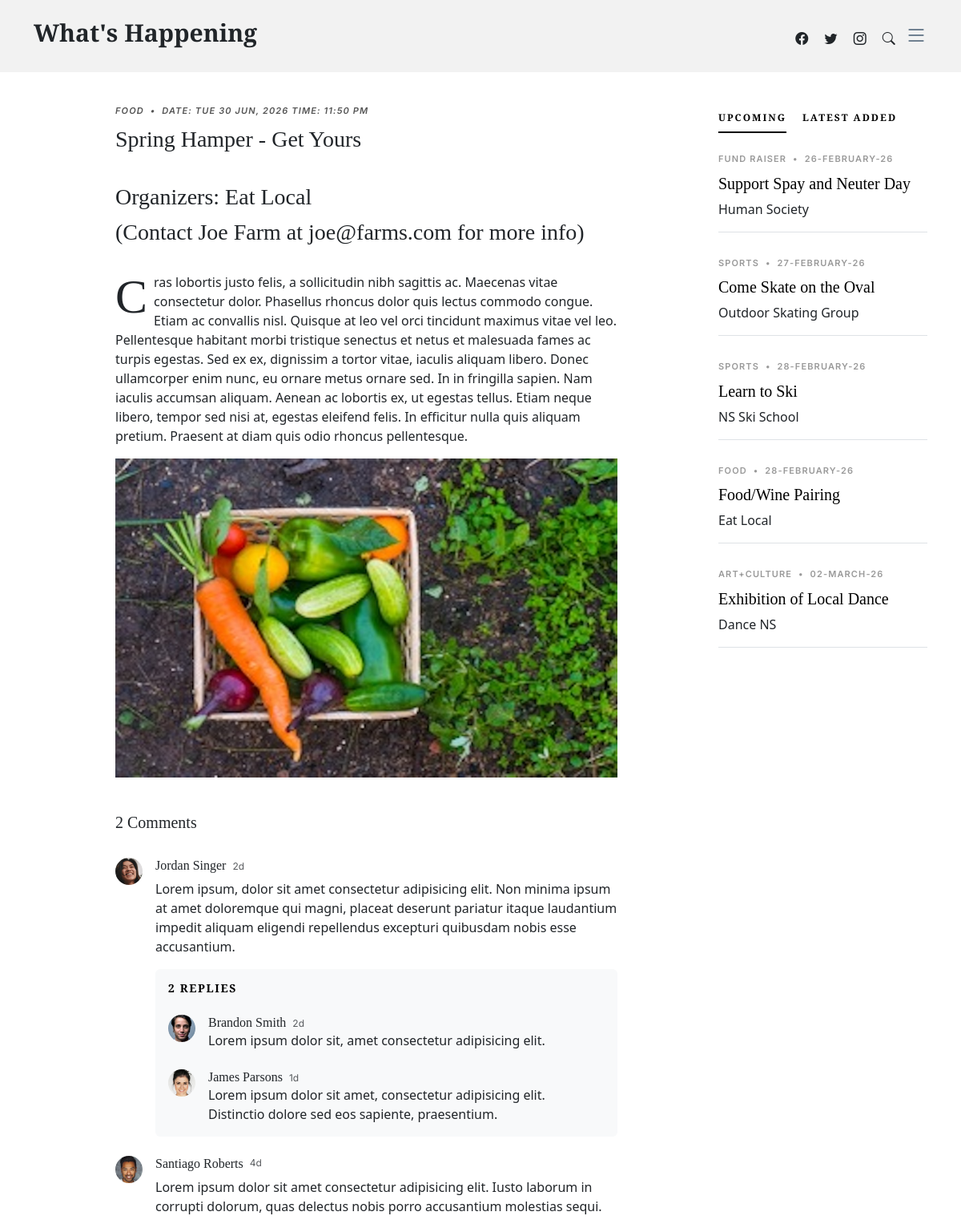
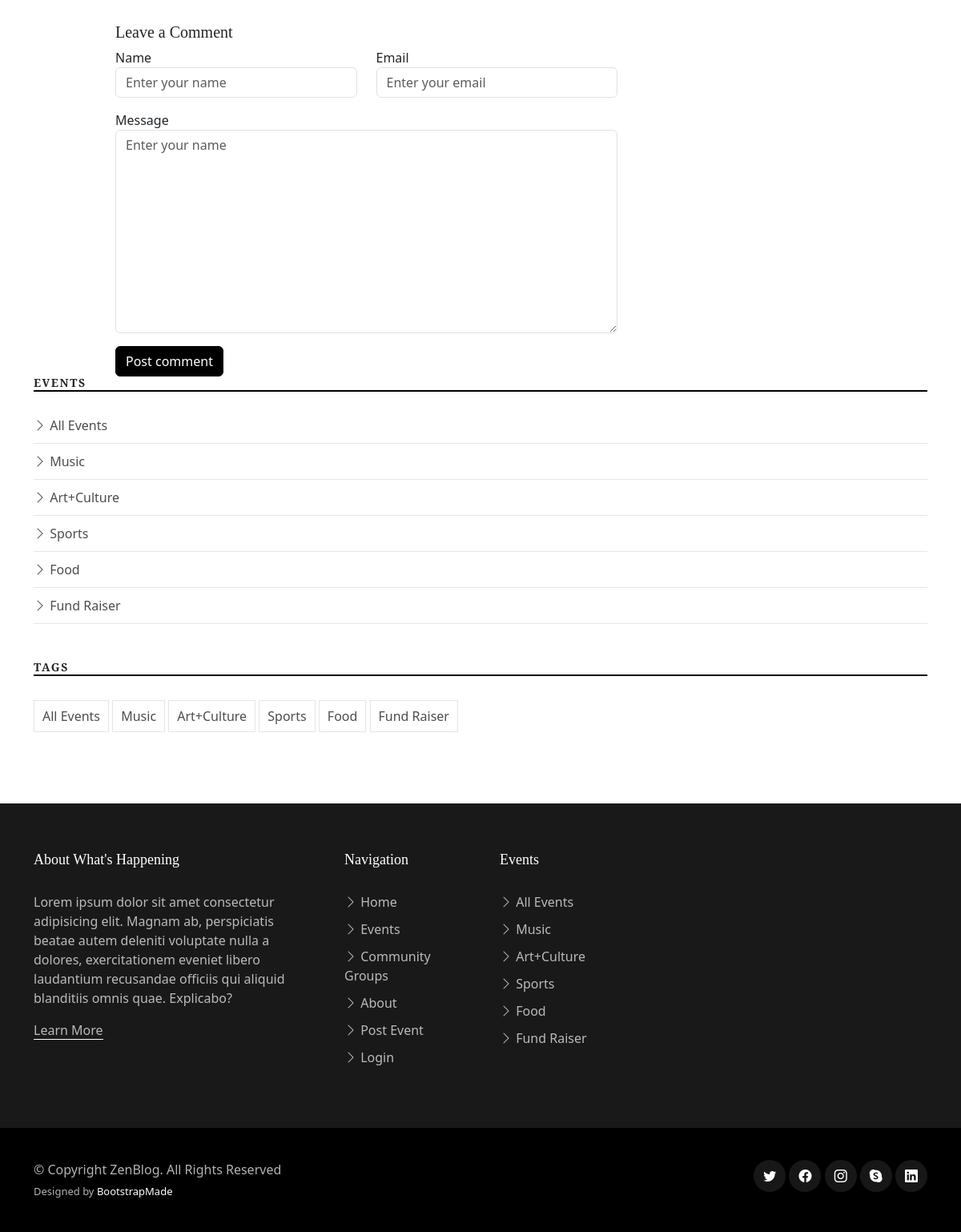
Screenshot of /single-post.php?event_id=10 (signed in) with the database file from the repository (2 pictures, top to bottom).
### tables this page shows
CREATE TABLE `events` (
  `EventID` int NOT NULL,
  `EventTypeID` int NOT NULL,
  `GroupID` int NOT NULL,
  `EventDate` timestamp NOT NULL DEFAULT CURRENT_TIMESTAMP,
  `SubmitDate` timestamp NOT NULL DEFAULT CURRENT_TIMESTAMP,
  `EventTitle` varchar(100) NOT NULL,
  `EventImage` varchar(50) NOT NULL,
  `EventDesc` text NOT NULL
);

CREATE TABLE `eventtypes` (
  `EventTypeID` int NOT NULL,
  `TypeName` varchar(100) NOT NULL
);

CREATE TABLE `groups` (
  `GroupID` int NOT NULL,
  `GroupName` varchar(100) NOT NULL,
  `GroupImage` varchar(50) NOT NULL,
  `GroupType` varchar(100) NOT NULL,
  `GroupDesc` text NOT NULL,
  `ContactName` varchar(255) NOT NULL,
  `ContactEmail` varchar(255) NOT NULL
);

### single-post.php (the view, shortened to what this page needs)
<!DOCTYPE html>
<html lang="en">
<head>
  <link href="assets/vendor/bootstrap/css/bootstrap.min.css" rel="stylesheet">
  <link href="assets/vendor/bootstrap-icons/bootstrap-icons.css" rel="stylesheet">
  <link href="assets/vendor/swiper/swiper-bundle.min.css" rel="stylesheet">
  <link href="assets/vendor/glightbox/css/glightbox.min.css" rel="stylesheet">
  <link href="assets/vendor/aos/aos.css" rel="stylesheet">
  <link href="assets/css/variables.css" rel="stylesheet">
  <link href="assets/css/main.css" rel="stylesheet">
</head>
<body>
  <header id="header" class="header d-flex align-items-center fixed-top">
    <div class="container-fluid container-xl d-flex align-items-center justify-content-between">
      <a href="index.html" class="logo d-flex align-items-center">
        <h1>What's Happening</h1>
      </a>
      <div class="position-relative">
        <a href="#" class="mx-2"><span class="bi-facebook"></span></a>
        <a href="#" class="mx-2"><span class="bi-twitter"></span></a>
        <a href="#" class="mx-2"><span class="bi-instagram"></span></a>
        <a href="#" class="mx-2 js-search-open"><span class="bi-search"></span></a>
        <i class="bi bi-list mobile-nav-toggle"></i>
      </div>
    </div>
  </header>
  <main id="main">
    <section class="single-post-content">
      <div class="container">
        <div class="row">
          <div class="col-md-9 post-content" data-aos="fade-up">
<?php
  $connect = db_connect();
  $eventID = filter_input(INPUT_GET, 'event_id');
  $sql = "
  SELECT
      events.*,
      groups.ContactName,
      groups.ContactEmail,
      groups.GroupName,
      eventtypes.TypeName
  FROM
      events
  LEFT JOIN
    eventtypes on eventtypes.EventTypeID = events.EventTypeID
  LEFT JOIN
      groups ON groups.GroupID = events.GroupID
  WHERE
      EventID = {$eventID};
  ";
  $eventData = $connect->query($sql);
  if($eventData->num_rows > 0) {
    while($event = $eventData->fetch_assoc()) {
      $eventGroupName = $event["GroupName"];
      $eventGroupType = $event["TypeName"];
      $eventDate = date_format(date_create($event["EventDate"]),"D d M, Y \T\I\M\E: g:i A");
      $eventTitle = $event["EventTitle"];
      $eventDescription = $event["EventDesc"];
      $eventImagePath =$event["EventImage"];
      $contactName = $event["ContactName"];
      $contactEmail = $event["ContactEmail"];
      echo <<<HTML
      <style>
        .single-post .post-meta {
          font-style: italic;
          color: #555;
        }
        .single-post h3 {
          margin-top: 5px;
          margin-bottom: 10px;
        }
        .single-post p::first-letter {
          font-size: 60px; /* Adjust size accordingly */
          float: left;
          line-height: 1;
          margin-right: 8px;
          font-family: 'Times New Roman', Times, serif; /* Or your preferred font */
        }
        .single-post img {
          max-width: 100%;
          height: auto;
          display: block;
          margin-bottom: 20px; /* Space below the image */
        }
      </style>
      <div class="single-post">
        <div class="post-meta">
          <span class="date">$eventGroupType</span>
          <span class="mx-1">&bullet;</span>
          <span>Date: $eventDate</span>
        </div>
        <h3>$eventTitle</h3>
        <br>
        <h3>Organizers: $eventGroupName</h3>
        <h3>(Contact $contactName at $contactEmail for more info)</h3>
        <br>
        <p>$eventDescription</p>
        <img src="$eventImagePath" alt="" class="img-fluid">
      </div>
      HTML;
    }
  }else{
    echo "0 results";
  }
?>
            <div class="comments">
              <h5 class="comment-title py-4">2 Comments</h5>
              <div class="comment d-flex mb-4">
                <div class="flex-shrink-0">
                  <div class="avatar avatar-sm rounded-circle">
                    <img class="avatar-img" src="assets/img/person-5.jpg" alt="" class="img-fluid">
                  </div>
                </div>
                <div class="flex-grow-1 ms-2 ms-sm-3">
                  <div class="comment-meta d-flex align-items-baseline">
                    <h6 class="me-2">Jordan Singer</h6>
                    <span class="text-muted">2d</span>
                  </div>
                  <div class="comment-body">
                    Lorem ipsum, dolor sit amet consectetur adipisicing elit. Non minima ipsum at amet doloremque qui magni, placeat deserunt pariatur itaque laudantium impedit aliquam eligendi repellendus excepturi quibusdam nobis esse accusantium.
                  </div>
                  <div class="comment-replies bg-light p-3 mt-3 rounded">
                    <h6 class="comment-replies-title mb-4 text-muted text-uppercase">2 replies</h6>
                    <div class="reply d-flex mb-4">
                      <div class="flex-shrink-0">
                        <div class="avatar avatar-sm rounded-circle">
                          <img class="avatar-img" src="assets/img/person-4.jpg" alt="" class="img-fluid">
                        </div>
                      </div>
                      <div class="flex-grow-1 ms-2 ms-sm-3">
                        <div class="reply-meta d-flex align-items-baseline">
                          <h6 class="mb-0 me-2">Brandon Smith</h6>
                          <span class="text-muted">2d</span>
                        </div>
                        <div class="reply-body">
                          Lorem ipsum dolor sit, amet consectetur adipisicing elit.
                        </div>
                      </div>
                    </div>
                    <div class="reply d-flex">
                      <div class="flex-shrink-0">
                        <div class="avatar avatar-sm rounded-circle">
                          <img class="avatar-img" src="assets/img/person-3.jpg" alt="" class="img-fluid">
                        </div>
                      </div>
                      <div class="flex-grow-1 ms-2 ms-sm-3">
                        <div class="reply-meta d-flex align-items-baseline">
                          <h6 class="mb-0 me-2">James Parsons</h6>
                          <span class="text-muted">1d</span>
                        </div>
                        <div class="reply-body">
                          Lorem ipsum dolor sit amet, consectetur adipisicing elit. Distinctio dolore sed eos sapiente, praesentium.
                        </div>
                      </div>
                    </div>
                  </div>
                </div>
              </div>
              <div class="comment d-flex">
                <div class="flex-shrink-0">
                  <div class="avatar avatar-sm rounded-circle">
                    <img class="avatar-img" src="assets/img/person-2.jpg" alt="" class="img-fluid">
                  </div>
                </div>
                <div class="flex-shrink-1 ms-2 ms-sm-3">
                  <div class="comment-meta d-flex">
                    <h6 class="me-2">Santiago Roberts</h6>
                    <span class="text-muted">4d</span>
                  </div>
                  <div class="comment-body">
                    Lorem ipsum dolor sit amet consectetur adipisicing elit. Iusto laborum in corrupti dolorum, quas delectus nobis porro accusantium molestias sequi.
                  </div>
                </div>
              </div>
            </div>
            <div class="row justify-content-center mt-5">
              <div class="col-lg-12">
                <h5 class="comment-title">Leave a Comment</h5>
                <div class="row">
                  <div class="col-lg-6 mb-3">
                    <label for="comment-name">Name</label>
                    <input type="text" class="form-control" id="comment-name" placeholder="Enter your name">
                  </div>
                  <div class="col-lg-6 mb-3">
                    <label for="comment-email">Email</label>
                    <input type="text" class="form-control" id="comment-email" placeholder="Enter your email">
                  </div>
                  <div class="col-12 mb-3">
                    <label for="comment-message">Message</label>
                    <textarea class="form-control" id="comment-message" placeholder="Enter your name" cols="30" rows="10"></textarea>
                  </div>
                  <div class="col-12">
                    <input type="submit" class="btn btn-primary" value="Post comment">
                  </div>
                </div>
              </div>
            </div>
          </div>
          <div class="col-md-3">
             <div class="aside-block">
              <ul class="nav nav-pills custom-tab-nav mb-4" id="pills-tab" role="tablist">
                <li class="nav-item" role="presentation">
                  <button class="nav-link active" id="pills-popular-tab" data-bs-toggle="pill" data-bs-target="#pills-popular" type="button" role="tab" aria-controls="pills-popular" aria-selected="true">Upcoming</button>
                </li>
                <li class="nav-item" role="presentation">
                  <button class="nav-link" id="pills-trending-tab" data-bs-toggle="pill" data-bs-target="#pills-trending" type="button" role="tab" aria-controls="pills-trending" aria-selected="false">Latest Added</button>
                </li>
              </ul>
              <div class="tab-content" id="pills-tabContent">
                <div class="tab-pane fade show active" id="pills-popular" role="tabpanel" aria-labelledby="pills-popular-tab">
                <?php
                  $JoinSql = "  SELECT
                  events.*,
                  eventtypes.TypeName AS eventType,
                  groups.GroupName,
                  groups.GroupImage
              FROM
                  events
              LEFT JOIN
                  eventtypes ON eventtypes.EventTypeID = events.EventTypeID
              LEFT JOIN
                  groups ON groups.GroupID = events.GroupID
              ORDER BY
                  EventDate ASC
              LIMIT 5;";
                  $allData = $connect->query($JoinSql);
                  if($allData->num_rows > 0) {
                    while($row = $allData->fetch_assoc()) {
                      $eventTitle =  $row["EventTitle"];
                      $eventDate = $row["EventDate"];
                      $eventNum = $row["EventID"];
                      $formattedDate = date_format(date_create($eventDate), "d-F-y");
                      $eventType = $row["eventType"];
                      $groupType = $row["GroupName"];
                      echo <<<HTML
                        <div class="post-entry-1 border-bottom" ><a href="single-post.php?event_id={$eventNum}">
                          <div class="post-meta"><span class="date">$eventType</span> <span class="mx-1">&bullet;</span> <span>$formattedDate</span></div>
                          <h2 class="mb-2"><a href="single-post.php?event_id={$eventNum}">$eventTitle</a></h2>
                          <span class="author mb-3 d-block">$groupType</span>
                          </a>
                        </div>
                      HTML;
                    }
                  }else{
                    echo "No result";
                  }
                ?>
                </div>
                </div>
              </div>
            </div>
             <div class="aside-block">
              <h3 class="aside-title">Events</h3>
              <ul class="aside-links list-unstyled">
                <li><a href="events.php"><i class="bi bi-chevron-right"></i> All Events</a></li>
                <li><a href="events.php?event_type=Music"><i class="bi bi-chevron-right"></i> Music</a></li>
                <li><a href="events.php?event_type=Art+Culture"><i class="bi bi-chevron-right"></i> Art+Culture</a></li>
                <li><a href="events.php?event_type=Sports"><i class="bi bi-chevron-right"></i> Sports</a></li>
                <li><a href="events.php?event_type=Food"><i class="bi bi-chevron-right"></i> Food</a></li>
                <li><a href="events.php?event_type=Fund Raiser"><i class="bi bi-chevron-right"></i> Fund Raiser</a></li>
              </ul>
            </div>
            <div class="aside-block">
              <h3 class="aside-title">Tags</h3>
              <ul class="aside-tags list-unstyled">
                <li><a href="events.php">All Events</a></li>
                <li><a href="events.php?event_type=Music">Music</a></li>
                <li><a href="events.php?event_type=Art+Culture">Art+Culture</a></li>
                <li><a href="events.php?event_type=Sports">Sports</a></li>
                <li><a href="events.php?event_type=Food">Food</a></li>
                <li><a href="events.php?event_type=Fund Raiser">Fund Raiser</a></li>
              </ul>
            </div>
          </div>
        </div>
    </section>
  </main>
<footer id="footer" class="footer">
    <div class="footer-content">
      <div class="container">
        <div class="row g-5">
          <div class="col-lg-4">
            <h3 class="footer-heading">About What's Happening</h3>
            <p>Lorem ipsum dolor sit amet consectetur adipisicing elit. Magnam ab, perspiciatis beatae autem deleniti voluptate nulla a dolores, exercitationem eveniet libero laudantium recusandae officiis qui aliquid blanditiis omnis quae. Explicabo?</p>
            <p><a href="about.php" class="footer-link-more">Learn More</a></p>
          </div>
          <div class="col-6 col-lg-2">
            <h3 class="footer-heading">Navigation</h3>
            <ul class="footer-links list-unstyled">
              <li><a href="index.php"><i class="bi bi-chevron-right"></i> Home</a></li>
              <li><a href="events.php"><i class="bi bi-chevron-right"></i> Events</a></li>
              <li><a href="groups.php"><i class="bi bi-chevron-right"></i> Community Groups</a></li>
              <li><a href="about.php"><i class="bi bi-chevron-right"></i> About</a></li>
               <li><a href="post.php"><i class="bi bi-chevron-right"></i> Post Event</a></li>
              <li><a href="login.php"><i class="bi bi-chevron-right"></i> Login</a></li>
            </ul>
          </div>
          <div class="col-6 col-lg-2">
            <h3 class="footer-heading">Events</h3>
            <ul class="footer-links list-unstyled">
              <li><a href="events.php"><i class="bi bi-chevron-right"></i> All Events</a></li>
              <li><a href="events.php?event_type=Music"><i class="bi bi-chevron-right"></i> Music</a></li>
              <li><a href="events.php?event_type=Art+Culture"><i class="bi bi-chevron-right"></i> Art+Culture</a></li>
              <li><a href="events.php?event_type=Sports"><i class="bi bi-chevron-right"></i> Sports</a></li>
              <li><a href="events.php?event_type=Food"><i class="bi bi-chevron-right"></i> Food</a></li>
              <li><a href="events.php?event_type=Fund Raiser"><i class="bi bi-chevron-right"></i> Fund Raiser</a></li>
            </ul>
          </div>
        </div>
      </div>
    </div>
    <div class="footer-legal">
      <div class="container">
        <div class="row justify-content-between">
          <div class="col-md-6 text-center text-md-start mb-3 mb-md-0">
            <div class="copyright">
              © Copyright <strong><span>ZenBlog</span></strong>. All Rights Reserved
            </div>
            <div class="credits">
              Designed by <a href="https://bootstrapmade.com/">BootstrapMade</a>
            </div>
          </div>
          <div class="col-md-6">
            <div class="social-links mb-3 mb-lg-0 text-center text-md-end">
              <a href="#" class="twitter"><i class="bi bi-twitter"></i></a>
              <a href="#" class="facebook"><i class="bi bi-facebook"></i></a>
              <a href="#" class="instagram"><i class="bi bi-instagram"></i></a>
              <a href="#" class="google-plus"><i class="bi bi-skype"></i></a>
              <a href="#" class="linkedin"><i class="bi bi-linkedin"></i></a>
            </div>
          </div>
        </div>
      </div>
    </div>
  </footer>
</body>
</html>

### rows the page displays
events: EventTypeID.TypeName "FOOD", EventDate "TUE 30 JUN, 2026 TIME: 11:50 PM", EventTitle "Spring Hamper - Get Yours", GroupID.GroupName "Eat Local", GroupID.ContactName "Joe Farm", GroupID.ContactEmail "joe@farms.com", EventDesc "Cras lobortis justo felis, a sollicitudin nibh sagittis ac. Maecenas vitae consectetur dolor. Phasellus rhoncus dolor quis lectus commodo congue. Etiam ac convallis nisl. Quisque at leo vel orci tincidunt maximus vitae vel leo. Pellentesque habitant morbi tristique senectus et netus et malesuada fames ac turpis egestas. Sed ex ex, dignissim a tortor vitae, iaculis aliquam libero. Donec ullamcorper enim nunc, eu ornare metus ornare sed. In in fringilla sapien. Nam iaculis accumsan aliquam. Aenean ac lobortis ex, ut egestas tellus. Etiam neque libero, tempor sed nisi at, egestas eleifend felis. In efficitur nulla quis aliquam pretium. Praesent at diam quis odio rhoncus pellentesque.", EventImage (picture)
events: EventTypeID.TypeName "FUND RAISER", EventDate "26-FEBRUARY-26", EventTitle "Support Spay and Neuter Day", GroupID.GroupName "Human Society"
events: EventTypeID.TypeName "SPORTS", EventDate "27-FEBRUARY-26", EventTitle "Come Skate on the Oval", GroupID.GroupName "Outdoor Skating Group"
events: EventTypeID.TypeName "SPORTS", EventDate "28-FEBRUARY-26", EventTitle "Learn to Ski", GroupID.GroupName "NS Ski School"
events: EventTypeID.TypeName "FOOD", EventDate "28-FEBRUARY-26", EventTitle "Food/Wine Pairing", GroupID.GroupName "Eat Local"
events: EventTypeID.TypeName "ART+CULTURE", EventDate "02-MARCH-26", EventTitle "Exhibition of Local Dance", GroupID.GroupName "Dance NS"
